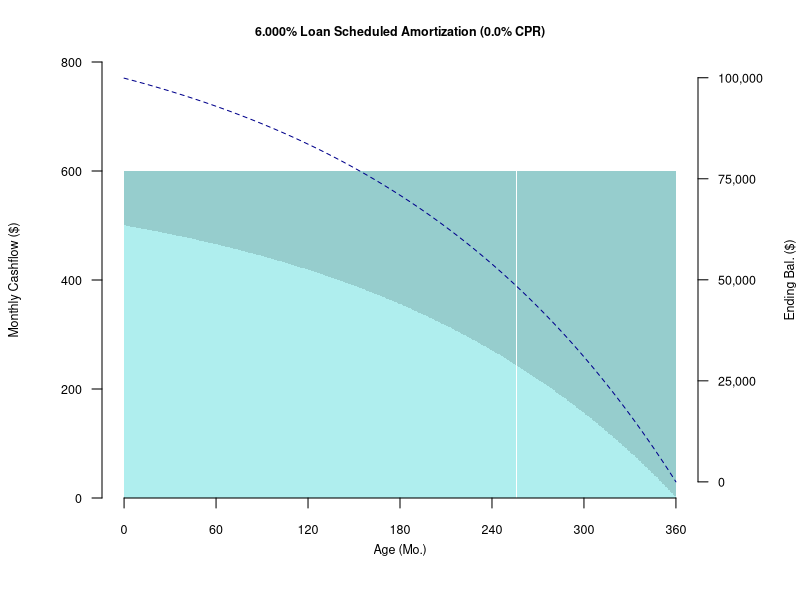
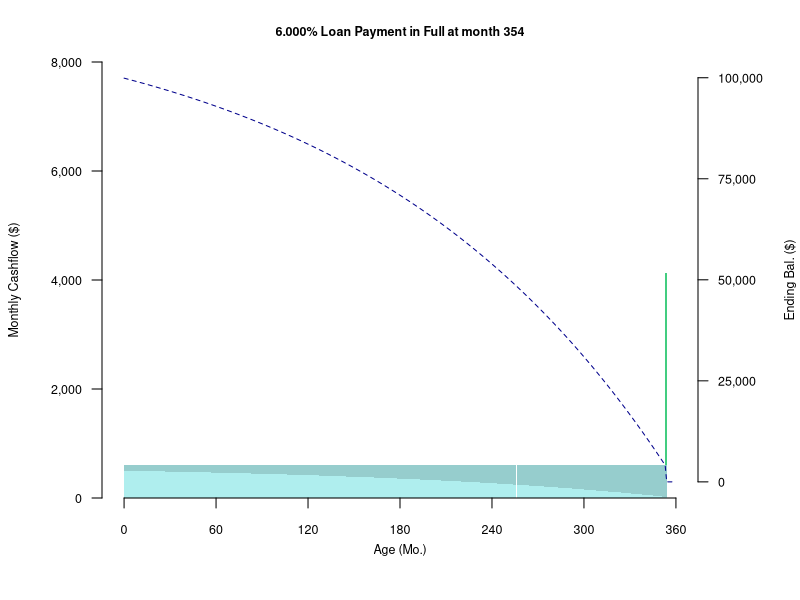
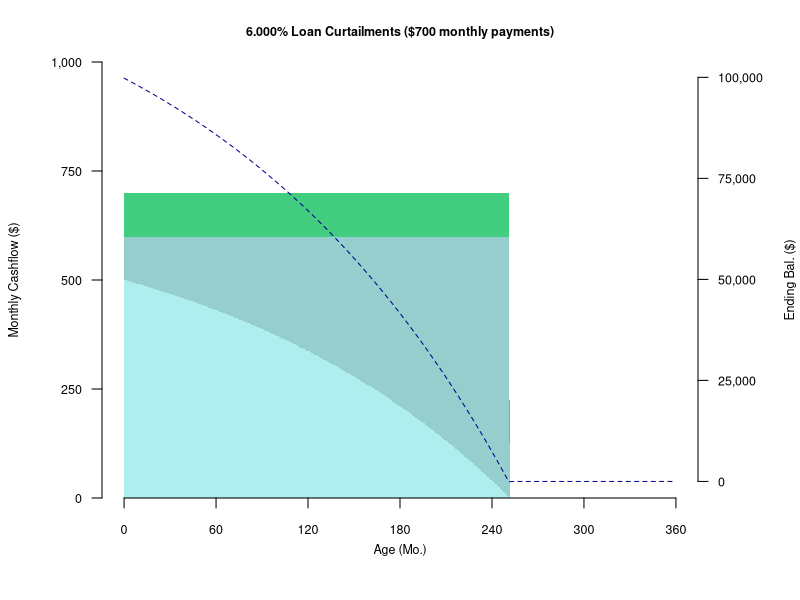
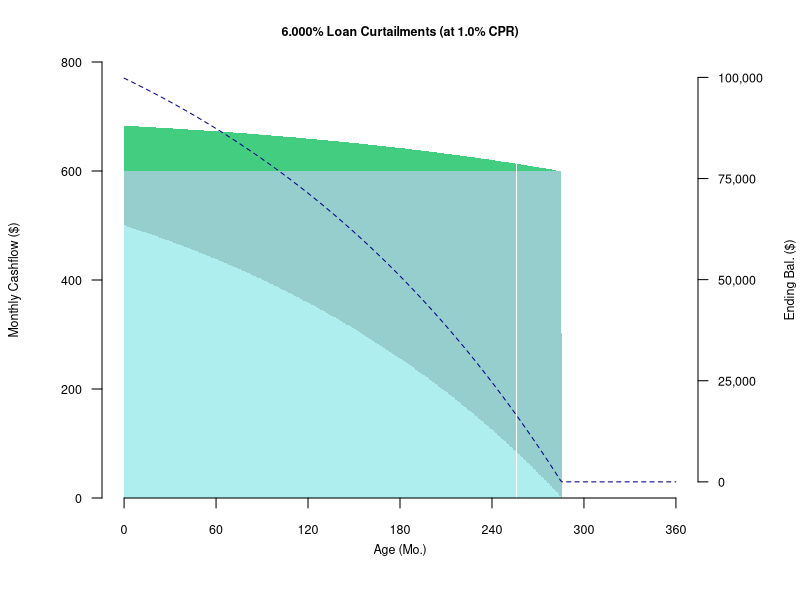
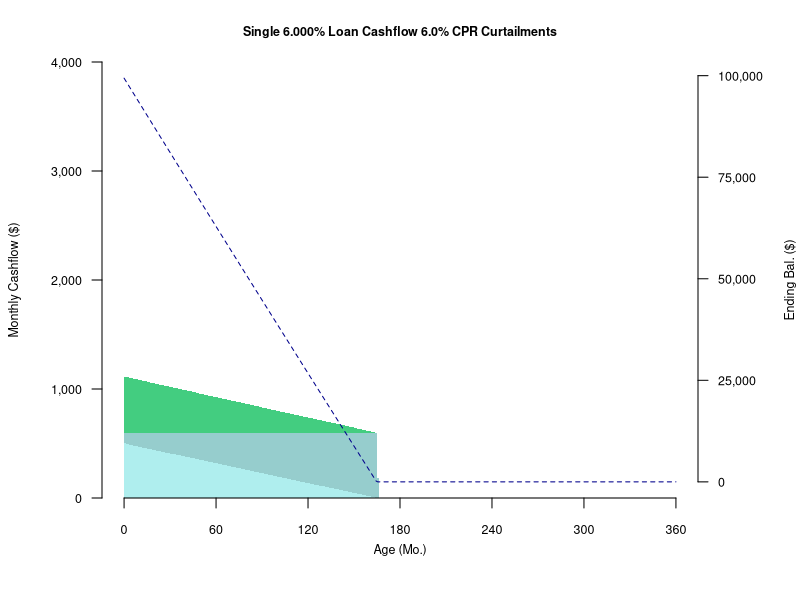
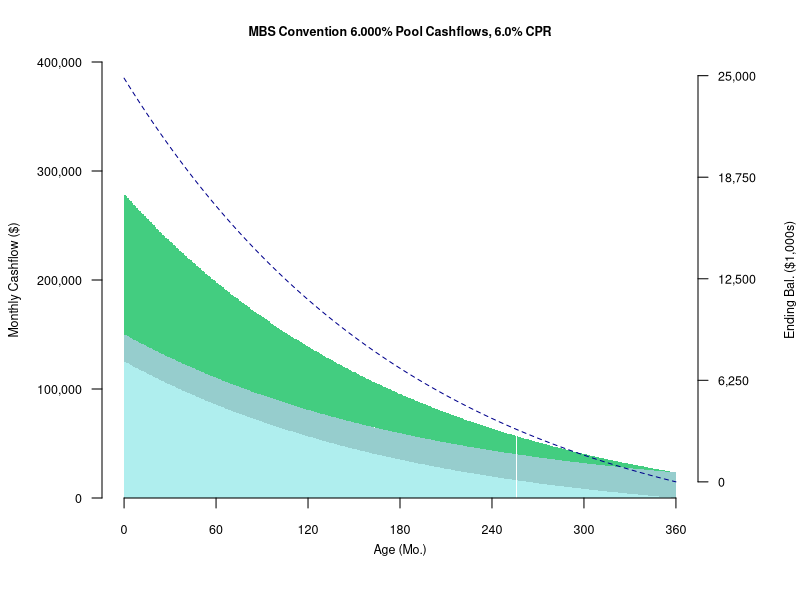

These charts were generated, in order, by the following R code: (Note: a time limit stopped this script after it produced the figures.)
## ---- chunk 1
library(dplyr)
library(data.table)
knitr::opts_chunk$set(echo = FALSE,fig.width=6,fig.height=3,dpi=300)
sched.prin.col<-"paleturquoise3"
int.col<-"paleturquoise"
unsched.prin.col<-"seagreen3"
ebal.col<-"darkblue"
ebal2.col<-"red"
cpr01.col<-"lightskyblue1"
cpr03.col<-"lightskyblue3"
cpr06.col<-"deepskyblue3"
cpr12.col<-"deepskyblue4"
cex.size<-0.75
## ---- chunk 2
# mortgage parameters used in the loan and pool examples
orig.term<-360
note.rate<-0.06     # e.g., 0.06 == 6% annual note rate, or 0.5% monthly rate (no compounding used)
orig.bal<-100000
scalar.cpr<-0.06    # flat life CPR, e.g., 0.06 == 6% conditional prepay rate which is an annual compounded rate
cpr<-replicate(orig.term,scalar.cpr)
# parameter string equivalents to basic parameters
scalar.smm<-1-(1-scalar.cpr)^(1/12)
note.rate.str<-sprintf("%5.2f%%",note.rate*100)
orig.bal.str<-prettyNum(orig.bal,big.mark=",", scientific=FALSE)

scalar.cpr.str<-sprintf("%5.2f%%",scalar.cpr*100)
scalar.smm.str<-sprintf("%5.2f%%",scalar.smm*100)
# used to illustrate single loan curtailments
mo.borrower.pay<-700
## ---- chunk 3
loan.count<-250
## ---- chunk 4
# level.pay.calc()
# returns level (scheduled) payment given term to maturity and note.rate normalized to 
# orig balance == 1.0
level.pay.calc<-function(rem.term,monthly.rate)
{
  if(monthly.rate==0.0) {
    monthly.payment<-1/rem.term
  }
  else {
    monthly.payment<-(monthly.rate*(1+monthly.rate)^rem.term)/((1+monthly.rate)^rem.term-1)
  }
  return(monthly.payment)
}# level.pay.calc()
## ---- chunk 5
# amort.loan.cf(orig.term,note.rate,orig.bal,cpr=c(NA),mo.borrower.pay=NA) 
# ======================================================================
# amortize single loan incorporating prepayments
# orig.term = mortgage term in months
# note rate = 
#   CPR == 1 signifies paid-in-full
#   0 < CPR < 1 are curtailments
# mo.borrower.pay is used to model when the borrower sets his own monthly level payment higher
# than the scheduled payment, e.g., rounding to the next $100 or $1000. when mo.borrower.pay 
# is set, then cpr is not used
# 
amort.loan.cf<-function(orig.term,note.rate,orig.bal,cpr=c(NA),mo.borrower.pay=NA)
{
  monthly.rate<-note.rate/12
  level.pay<-level.pay.calc(orig.term,monthly.rate)*orig.bal            # derive sched pay
  if(!is.na(mo.borrower.pay) & mo.borrower.pay<level.pay){              # error-check borrower pay
    print(sprintf("ERROR $%s mo.borrower.pay < $%s level.pay, ignoring",        
          prettyNum(round(mo.borrower.pay,2),big.mark=",", scientific=FALSE),
          prettyNum(round(level.pay,2),big.mark=",", scientific=FALSE)
          ))
    mo.borrower.pay<-NA
  }
  
  if(is.na(cpr[1]) | !is.na(mo.borrower.pay)){                      
    smm<-replicate(orig.term,0)
  } else {
    smm<-1-(1-cpr)^(1/12)
  }
  # initialize data.table for output
  cf<-data.table(mon=1:orig.term)
  cf[,bbal:=0]
  cf[1,bbal:=orig.bal]
  cf[,int:=0]
  cf[,sched.prin:=0]
  cf[,unsched.prin:=0]
  cf[,prin:=0]
  cf[,eschedbal:=0]
  cf[,ebal:=0]
  # begin amortization
  mo.bbal<-orig.bal
  mo.unsched.prin<-0
  for(m in 1:orig.term){
    mo.int<-mo.bbal * monthly.rate        # pay interest first
    mo.sched.prin<-min(mo.bbal,level.pay - mo.int)     # remainder of payment is sched prin
    mo.eschedbal<-mo.bbal - mo.sched.prin # balance after sched prin is sched bal
    if (!is.na(mo.borrower.pay)){
      mo.unsched.prin<-mo.borrower.pay - level.pay  # unsched prin is % of sched bal
    } else {
      mo.unsched.prin<-mo.eschedbal*smm[m]  # unsched prin is % of sched bal
    }
    mo.prin<-mo.sched.prin + mo.unsched.prin # total prin is sched + unsched prin
    mo.ebal<-mo.bbal - mo.prin            # ending actual balance
    # copy results to data.matrix as actual borrower cashflows, rounding to $0.01
    cf[m,bbal:=round(mo.bbal,2)]
    cf[m,int:=round(mo.int,2)]
    cf[m,sched.prin:=round(mo.sched.prin,2)]
    cf[m,unsched.prin:=round(mo.unsched.prin,2)]
    cf[m,prin:=round(mo.prin,2)]
    cf[m,eschedbal:=round(mo.eschedbal,2)]
    cf[m,ebal:=round(mo.ebal,2)]
    if(mo.ebal<=0.005) break
    mo.bbal<-mo.ebal                    # for next month
  }
  return (cf)
} # amort.loan.cf()
## ---- chunk 6
# amort.pool.cf()
# Amortize loan pool using MBS convention
# which models prepayments as continuous
# and pool as consisting of many loans of 0.01 each
# CPR in a given month represents the % of loans that PAY IN FULL that month
# there is no provision for curtailments
amort.pool.cf<-function(orig.term,note.rate,orig.bal,cpr=c(NA))
{
  monthly.rate<-note.rate/12
  if(is.na(cpr[1])){
    smm<-replicate(orig.term,0)
  } else {
    smm<-1-(1-cpr)^(1/12)
  }
  # initialize data.table for output
  cf<-data.table(mon=1:orig.term)
  cf[1,bbal:=orig.bal]
  cf[,int:=0]
  cf[,sched.prin:=0]
  cf[,unsched.prin:=0]
  cf[,prin:=0]
  cf[,eschedbal:=0]
  cf[,ebal:=0]
  mo.bbal<-orig.bal
  mo.unsched.prin<-0
  for(m in 1:orig.term){
    level.pay<-level.pay.calc(orig.term+1-m,monthly.rate)*mo.bbal  # recalc level pay based on act bal
    mo.int<-mo.bbal * monthly.rate          # pay interest first
    mo.sched.prin<-level.pay - mo.int       # remainder is sched prin
    mo.eschedbal<-mo.bbal - mo.sched.prin   # bal after sched prin is sched bal
    mo.unsched.prin<-mo.eschedbal*smm[m]    # unsched prin is % of sched bal
    mo.prin<-mo.sched.prin + mo.unsched.prin # total prin = sched + unsched prin
    mo.ebal<-mo.bbal - mo.prin              # actual bal
    # copy results to data.matrix as remitted pool cashflows, rounding to $0.01
    cf[m,bbal:=round(mo.bbal,2)]
    cf[m,int:=round(mo.int,2)]
    cf[m,sched.prin:=round(mo.sched.prin,2)]
    cf[m,unsched.prin:=round(mo.unsched.prin,2)]
    cf[m,prin:=round(mo.prin,2)]
    cf[m,eschedbal:=round(mo.eschedbal,2)]
    cf[m,ebal:=round(mo.ebal,2)]
    if(mo.ebal<0.005) break               # half-cent tolerance
    mo.bbal<-mo.ebal # for next month
  }
  return (cf)
} # amort.pool.cf
## ---- chunk 7
# convenience function to find aesthetic max, where significant is divisible by 4
scale.axis.max<-function(val,divisions=4){
  power.floor<-floor(log(val,10))
  power.ceil<-ceiling(log(val,10))
  if (val/10^power.ceil > 0.7){
    return (10^power.ceil)
  }
  return (ceiling(val/10^power.floor/divisions)*divisions*10^power.floor)
} # scale.axis.max()
## ---- chunk 8
# plot.cfs() plot cashflows
#
plot.cfs<-function(cf,title){
  par(mar=c(bottom=5, left=5, top=3, right=5) + 0.1) # bot, left, top, right in lines
  maxy<-scale.axis.max(max(cf$int+cf$sched.prin+cf$unsched.prin))
  displ.y<-maxy
  suff.y<-"($)"
  if(maxy>1000*1000){
    displ.y<-maxy/1000
    suff.y<-"($1,000s)"
  }
  cfm<-as.matrix(cf[,c("int","sched.prin","unsched.prin")])
  rownames(cfm)<-cf$mon
  cfmt<-t(cfm) # transpose
  barplot(cfmt,border=NA,col=c(int.col,sched.prin.col,unsched.prin.col),space=c(0,0),
          ylim=c(0,maxy),
          cex.main=cex.size, 
          xaxt="n",yaxt="n",xlab="",ylab="",main=title)
  axis(1, at = seq(0, orig.term, 12*5),cex.axis=cex.size)
  axis(2, at = seq(0, maxy, maxy/4),
       prettyNum(seq(0, displ.y, displ.y/4),big.mark=",", scientific=FALSE),las=1,cex.axis=cex.size)
  
  maxy2<-max(cf[!is.na(cf$bbal)]$bbal)

  displ.y2<-maxy2
  suff.y2<-"($)"
  if(maxy2>1000*1000){
    displ.y2<-maxy2/1000
    suff.y2<-"($1,000s)"
  }
  
  par(new=TRUE)     # new plot on same canvas, for ending balance
  plot(cf$mon,cf$ebal,type="l",col=ebal.col,xlab="", lty=2, ylab="",xaxt="n",yaxt="n",axes=FALSE,
          cex.main=cex.size ## cex.axis=cex.size,cex.lab=cex.size
  )
  axis(4, at = seq(0, maxy2, maxy2/4),
     prettyNum(seq(0, displ.y2, displ.y2/4),big.mark=",", scientific=FALSE),las=1,cex.axis=cex.size)
  
  mtext("Age (Mo.)",side=1,line=2.0,cex=cex.size) 
  mtext(paste("Monthly Cashflow",suff.y),side=2,line=4.0,cex=cex.size) 
  mtext(paste("Ending Bal.",suff.y2),side=4,line=4.0,cex=cex.size) 
  legend(x="bottom", xpd=TRUE,inset = c(0, -0.65),horiz=TRUE,cex=cex.size,
         legend=c("Interest","Sched.Prin.","Unsched.Prin.","Ending Balance"),
         lty=c(1,1,1,2),
         col=c(NA,NA,NA,ebal.col),
         fill=c(int.col,sched.prin.col,unsched.prin.col,NA),border=NA,
         bty="n"
         )
} # plot.cfs()
## ---- chunk 9
plot.comp.bals<-function(cf,cf2,title){
  par(mar=c(bottom=5, left=5, top=3, right=5) + 0.1) # bot, left, top, right in lines
  
  maxy2<-max(cf[!is.na(cf$bbal)]$bbal)

  maxy<-max(cf[!is.na(cf$bbal)]$bbal,cf2[!is.na(cf2$bbal)]$bbal)
  displ.y<-maxy
  suff.y<-"($)"
  if(maxy>1000*1000){
    displ.y<-maxy/1000
    suff.y<-"($1,000s)"
  }

  plot(cf$mon,cf$ebal,type="l",col=ebal.col,main=title,
       xlab="", ylab="",xaxt="n",yaxt="n",axes=FALSE,
       cex.main=cex.size) 
  lines(cf2$mon,cf2$ebal,lty=2,col=ebal2.col) # dashed
  axis(1, at = seq(0, orig.term, 12*5),cex.axis=cex.size)
  axis(2, at = seq(0, maxy, maxy/4),
       prettyNum(seq(0, displ.y, displ.y/4),big.mark=",", scientific=FALSE),las=1,cex.axis=cex.size)

  mtext("Age (Mo.)",side=1,line=2.0,cex=cex.size) 
  mtext(paste("Ending Bal.",suff.y),side=2,line=4.0,cex=cex.size) 
  legend(x="bottom", xpd=TRUE,inset = c(0, -0.65),horiz=TRUE,cex=cex.size,
         legend=c("Loan Simulation","MBS Convention"),
         lty=c(1,2),
         col=c(ebal.col,ebal2.col),
         bty="n"
         )
} # plot.comp.bals()
## ---- chunk 10
cpr.eg<-0
cprsingle<-replicate(orig.term,cpr.eg)
cfloan<-amort.loan.cf(orig.term,note.rate,orig.bal,cprsingle)
title<-sprintf("%3.3f%% Loan Scheduled Amortization (%3.1f%% CPR)",note.rate*100,cpr.eg*100)
plot.cfs(cfloan,title)
## ---- chunk 11
pif.mon<-354
cprsingle<-replicate(orig.term,0)
cprsingle[pif.mon]<-1.0
cfloan<-amort.loan.cf(orig.term,note.rate,orig.bal,cprsingle)
title<-sprintf("%3.3f%% Loan Payment in Full at month %3d",note.rate*100, pif.mon)
plot.cfs(cfloan,title)
## ---- chunk 12
cfloan<-amort.loan.cf(orig.term,note.rate,orig.bal,cpr=c(NA),mo.borrower.pay=mo.borrower.pay)
title<-sprintf("%3.3f%% Loan Curtailments ($%s monthly payments)",note.rate*100,
               prettyNum(round(mo.borrower.pay,2),big.mark=",", scientific=FALSE))  ##,cpr.eg*100)
plot.cfs(cfloan,title)
## ---- chunk 13
cpr.eg<-0.01
cprsingle<-replicate(orig.term,cpr.eg)
cfloan<-amort.loan.cf(orig.term,note.rate,orig.bal,cprsingle)
title<-sprintf("%3.3f%% Loan Curtailments (at %3.1f%% CPR)",note.rate*100,cpr.eg*100)
plot.cfs(cfloan,title)
## ---- chunk 14

cfloan<-amort.loan.cf(orig.term,note.rate,orig.bal,cpr)
title<-sprintf("Single %3.3f%% Loan Cashflow %3.1f%% CPR Curtailments",note.rate*100,scalar.cpr*100)
plot.cfs(cfloan,title)
## ---- chunk 15
pool.orig.bal<-orig.bal*loan.count
cfpool<-amort.pool.cf(orig.term,note.rate,pool.orig.bal,cpr)

title<-sprintf("MBS Convention %3.3f%% Pool Cashflows, %3.1f%% CPR",note.rate*100,scalar.cpr*100)
plot.cfs(cfpool,title)

## ---- chunk 16
# simulate.loan.pool(orig.term,note.rate,orig.bal,scalar.cpr,loan.count)
# convert prepayments to probabilities, CPR is probability a loan will prepay in full in the year,
# SMM the probabilty a loan will prepay in the month. For each loan, randomly simulate a projected 
# time series of binary payment outcomes, 1.0 for paid in full and 0.0 for amortize. This series
# translates directly to CPR (or SMM, as the 0.0 and 1.0 are equivalent CPR and SMM) vectors which 
# are passed into the amort.loan.cf() function. Each loan cashflow is aggregated into a pool cashflow. 
# The resulting pool cashflow of discrete loan prepayments more closely resembles observable pool 
# cashflows than the continuous cashflows using the MBS pool convention, but converges with the 
# MBS pool convention as loan count exceeds 250 or more.
# This simulation offers is no provision for curtailment.
simulate.loan.pool<-function(orig.term,note.rate,orig.bal,scalar.cpr,loan.count){
  cpr<-replicate(orig.term,scalar.cpr)
  smm<-1-(1-cpr)^(1/12)

  for(loan.no in 1:loan.count){
    pifcpr<-runif(n=orig.term)  # uniformly random for each month 1:orig.term
    pifcpr<-(pifcpr<smm)*1      # interpret smm as a probability of monthly PIF
    cf1<-amort.loan.cf(orig.term,note.rate,orig.bal,pifcpr)
    # accumulate individual loan cashflows to the pool level
    if(loan.no==1){
      cfsim<-cf1
    } else {
      cfsim<-cfsim+cf1
    }
  }
  cfsim$mon<-cfsim$mon/loan.count
  return(cfsim)
}# simulate.loan.pool()
## ---- chunk 17
set.seed(666)
cfsim<-simulate.loan.pool(orig.term,note.rate,orig.bal,scalar.cpr,loan.count)
## ---- chunk 18
title<-sprintf("%3.3f%% Pool Loan Simulation Cashflows, %d Loans, %3.1f%% CPR",
                note.rate*100,loan.count,scalar.cpr*100)
plot.cfs(cfsim,title)
## ---- chunk 19
title<-sprintf("%3.3f%% Loan Simulation vs MBS Convention, %d Loans %3.1f%% CPR",
               note.rate*100, loan.count,scalar.cpr*100)
plot.comp.bals(cfsim,cfpool,title)

## ---- chunk 20
# given a cashflow calculate 1-,3-,6- and 12-month CPR
# cashflow cf minimally contains the following attributes for each month
# mon bbal      ebal      unsched.prin
# 1   5000000.0 4960467.5  25643.63
# 2   4960467.5 4921209.3  25440.68
# ...
# mon          = timeseries month (index):   cf[1,] represents the first cashflow
# bbal         = beginning (actual) balance: cf[1,bbal] the original balance of loan or pool
# ebal         = ending (actual) balance:    cf[1,ebal] the remaining balance after first payment
# unsched.prin = unscheduled principal:      cf[1,unsched.prin] borrower payment excess of sched pay
#                                            incorporates payments of full repayments and curtailments
calc.hist.cpr<-function(cf){
  orig.term<-nrow(cf)
  hist.cpr<-data.table(mon=1:orig.term)
  hist.cpr$bbal<-cf$bbal
  hist.cpr$ebal<-cf$ebal
  hist.cpr$unsched.prin<-cf$unsched.prin
  hist.cpr[,wam:=orig.term-mon]
  # collect trailing 1,3,6,12-month unscheduled principal
  hist.cpr[bbal>0,uprin01:=unsched.prin]  
  hist.cpr[bbal>0,uprin03:=uprin01+shift(unsched.prin,1)+shift(unsched.prin,2)]
  hist.cpr[bbal>0,uprin06:=uprin03+shift(unsched.prin,3)+shift(unsched.prin,4)+shift(unsched.prin,5)]
  hist.cpr[bbal>0,uprin12:=uprin06+shift(unsched.prin,6)+shift(unsched.prin,7)+shift(unsched.prin,8)
           +shift(unsched.prin,9)+shift(unsched.prin,10)+shift(unsched.prin,11)]
  # determine 1-,3-,6-,12-mo scheduled ending balances for month m
  # e.g., hist.cpr[m,sched.ebal01] is the sched bal projected from hist.cpr[m-1,ebal] w/ 0 prepays
  #       sched.ebal01 for month m is m's ending balance plus m's unsched prin
  #       sched.ebal03 for month m is m's ending balance plus unsched prin in month m, m-1, m-2 (3 mos)
  #       etc.
  hist.cpr[,sched.ebal01:=ebal+uprin01]
  hist.cpr[,sched.ebal03:=ebal+uprin03]
  hist.cpr[,sched.ebal06:=ebal+uprin06]
  hist.cpr[,sched.ebal12:=ebal+uprin12]
  # SMM single monthly mortality
  # SMM is defined as unscheduled principal divided by scheduled balance (*SF1999* page SF-5).
  # when calculating 3-,6- and 12-mo SMM, decompound total unsched over period to 1m equivalents 
  # such that, e.g. smm03[m] ~= 1-(1-smm01[m])(1-smm01[m-1])(1-smm01[m-2])
  # we signify ~= (approximate) because a constant 1m SMM for example is applied to balances 
  # which are amortizing as well as prepaying
  hist.cpr[,smm01:=uprin01/sched.ebal01]
  hist.cpr[,smm03:=1-(1-uprin03/sched.ebal03)^(1/3)]
  hist.cpr[,smm06:=1-(1-uprin06/sched.ebal06)^(1/6)]
  hist.cpr[,smm12:=1-(1-uprin12/sched.ebal12)^(1/12)]
  # annualize SMMs to CPRs
  hist.cpr[,cpr01:=1-(1-smm01)^12]
  hist.cpr[,cpr03:=1-(1-smm03)^12]
  hist.cpr[,cpr06:=1-(1-smm06)^12]
  hist.cpr[,cpr12:=1-(1-smm12)^12]

  return(hist.cpr)
}# calc.hist.cpr
## ---- chunk 21
plot.hist.cpr<-function(cf,title=NA){
  par(mar=c(bottom=5, left=5, top=3, right=5) + 0.1) # bot, left, top, right in lines
  maxy<-0.20 ## scale.axis.max(max(cf$int+cf$sched.prin+cf$unsched.prin))
  hist.cpr<-calc.hist.cpr(cf)
  plot(hist.cpr$mon,hist.cpr$cpr01,col=cpr01.col,type="l",lty=2,xlab="",
       main=title,cex.main=cex.size,
       ylab="",xaxt="n",yaxt="n",ylim=c(0,maxy)) # type="l"
  lines(hist.cpr$cpr03,lty=1,col=cpr03.col) # 
  lines(hist.cpr$cpr06,lty=1,col=cpr06.col) # 
  lines(hist.cpr$cpr12,lty=1,lwd=2,col=cpr12.col) # 
  axis(1, at = seq(0, orig.term, 12*5),cex.axis=cex.size)
  axis(2, at = seq(0, maxy, maxy/4),
       sprintf("%3.0f%%",seq(0, maxy, maxy/4)*100),cex.axis=cex.size,las=1)
  par(new=TRUE)     # new plot on same canvas, for ending balance
  plot(hist.cpr$mon,hist.cpr$ebal,type="l",col=ebal.col,xlab="", lty=2,ylab="",xaxt="n",yaxt="n",
          axes=FALSE,
          cex.main=cex.size ## cex.axis=cex.size,cex.lab=cex.size
  )
  maxy2<-max(cf[!is.na(cf$bbal)]$bbal)
    displ.y2<-maxy2
  suff.y2<-"($)"
  if(maxy2>1000*1000){
    displ.y2<-maxy2/1000
    suff.y2<-"($1,000s)"
  }

  axis(4, at = seq(0, maxy2, maxy2/4),
     prettyNum(seq(0, displ.y2, displ.y2/4),big.mark=",", scientific=FALSE),las=1,cex.axis=cex.size)
  mtext("Age (Mo.)",side=1,line=2.0,cex=cex.size) 
  mtext(paste("Prepayment (CPR)"),side=2,line=4.0,cex=cex.size) 
  mtext(paste("Ending Bal.",suff.y2),side=4,line=4.0,cex=cex.size) 
  legend(x="bottom", xpd=TRUE,inset = c(0, -0.65),horiz=TRUE,cex=cex.size*0.9,
         legend=c("1m CPR (LHS)","3m CPR (LHS)", "6m CPR (LHS)", "12m CPR (LHS)","End.Bal.(RHS)"),
         lty=c(1,1,1,1,2),
         lwd=c(1,1,1,2,1),
         col=c(cpr01.col,cpr03.col,cpr06.col,cpr12.col,ebal.col),
         bty="n"
         )
}#plot.hist.cpr()
## ---- chunk 22

title<-sprintf("Single %3.3f%% Loan Cashflow %3.1f%% CPR Curtailments",note.rate*100,scalar.cpr*100)
plot.hist.cpr(cfloan,title)

## ---- chunk 23

title<-sprintf("MBS Convention %3.3f%% Pool Cashflows, %3.1f%% CPR",note.rate*100,scalar.cpr*100)
plot.hist.cpr(cfpool,title)

## ---- chunk 24


title<-sprintf("%3.3f%% Pool Loan Simulation Cashflows, %d Loans, %3.1f%% CPR",note.rate*100,
               loan.count,scalar.cpr*100)
plot.hist.cpr(cfsim,title)

## ---- chunk 25
print(sessionInfo())
packinfo <- installed.packages(fields = c("Package", "Version"))
print(packinfo[,  "Version", drop=F])
